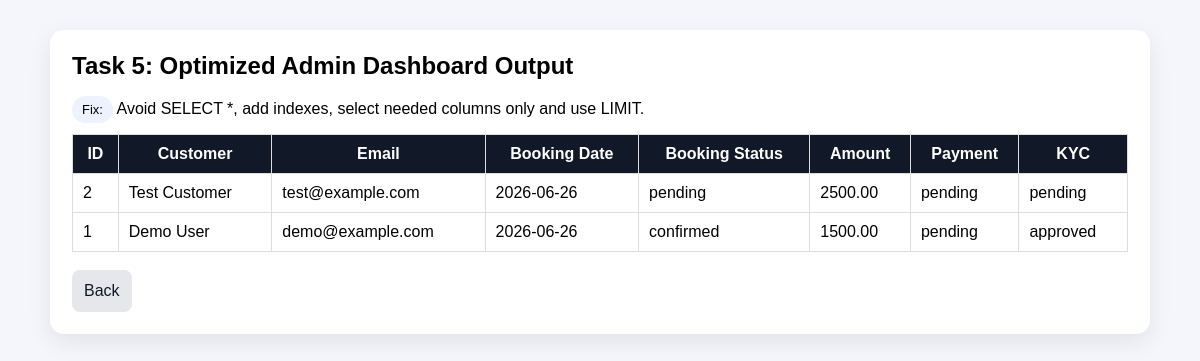
Page /task5_dashboard.php on the committed database.
### tables this page shows
CREATE TABLE customers (
    id INT AUTO_INCREMENT PRIMARY KEY,
    name VARCHAR(100),
    email VARCHAR(150),
    mobile VARCHAR(20),
    password VARCHAR(255),
    created_at DATETIME
);

CREATE TABLE bookings (
    id INT AUTO_INCREMENT PRIMARY KEY,
    customer_id INT,
    booking_date DATE,
    status VARCHAR(50)
);

CREATE TABLE payments (
    id INT AUTO_INCREMENT PRIMARY KEY,
    customer_id INT,
    razorpay_payment_id VARCHAR(255),
    amount DECIMAL(10,2),
    status ENUM('pending','success','failed') DEFAULT 'pending',
    created_at DATETIME
);

CREATE TABLE kyc (
    id INT AUTO_INCREMENT PRIMARY KEY,
    customer_id INT,
    status VARCHAR(50)
);

### task5_dashboard.php (the view, shortened to what this page needs)
<?php
require "db.php";
$stmt = $pdo->query("
    SELECT
        c.id,
        c.name,
        c.email,
        c.created_at,
        b.booking_date,
        b.status AS booking_status,
        p.amount,
        p.status AS payment_status,
        k.status AS kyc_status
    FROM customers c
    LEFT JOIN bookings b ON c.id = b.customer_id
    LEFT JOIN payments p ON c.id = p.customer_id
    LEFT JOIN kyc k ON c.id = k.customer_id
    ORDER BY c.id DESC
    LIMIT 50
");
$rows = $stmt->fetchAll(PDO::FETCH_ASSOC);
?>
<!DOCTYPE html>
<html>
<head>
<link rel="stylesheet" href="assets/style.css">
</head>
<body>
<div class="container"><div class="card">
<h2>Task 5: Optimized Admin Dashboard Output</h2>
<p><span class="badge">Fix:</span> Avoid SELECT *, add indexes, select needed columns only and use LIMIT.</p>
<table>
<tr>
<th>ID</th>
<th>Customer</th>
<th>Email</th>
<th>Booking Date</th>
<th>Booking Status</th>
<th>Amount</th>
<th>Payment</th>
<th>KYC</th>
</tr>
<?php foreach ($rows as $row): ?>
<tr>
<td><?= $row['id']; ?></td>
<td><?= htmlspecialchars($row['name']); ?></td>
<td><?= htmlspecialchars($row['email']); ?></td>
<td><?= htmlspecialchars($row['booking_date'] ?? '-'); ?></td>
<td><?= htmlspecialchars($row['booking_status'] ?? '-'); ?></td>
<td><?= htmlspecialchars($row['amount'] ?? '-'); ?></td>
<td><?= htmlspecialchars($row['payment_status'] ?? '-'); ?></td>
<td><?= htmlspecialchars($row['kyc_status'] ?? '-'); ?></td>
</tr>
<?php endforeach; ?>
</table>
<br>
<a class="btn btn-light" href="index.php">Back</a>
</div></div>
</body>
</html>

### assets/style.css (style rules this page uses)
body { font-family: Arial, sans-serif; background:#f4f6fb; margin:0; padding:30px; }
.container { max-width:1100px; margin:auto; }
.card { background:#fff; padding:22px; margin-bottom:20px; border-radius:14px; box-shadow:0 8px 25px rgba(0,0,0,.08); }
h1,h2 { margin-top:0; }
button,.btn { background:#111827; color:#fff; border:none; cursor:pointer; text-decoration:none; display:inline-block; text-align:center; padding:12px; border-radius:8px; }
.btn-light { background:#e5e7eb; color:#111827; }
.badge { padding:6px 10px; background:#eef2ff; border-radius:20px; font-size:13px; }
table { width:100%; border-collapse:collapse; background:#fff; }
th,td { border:1px solid #ddd; padding:10px; }
th { background:#111827; color:#fff; }

### rows in the picture
customers: id "2", name "Test Customer", email "test@example.com", bookings.booking_date "2026-06-26", bookings.status "pending", payments.amount "2500.00", payments.status "pending", kyc.status "pending"
customers: id "1", name "Demo User", email "demo@example.com", bookings.booking_date "2026-06-26", bookings.status "confirmed", payments.amount "1500.00", payments.status "pending", kyc.status "approved"
